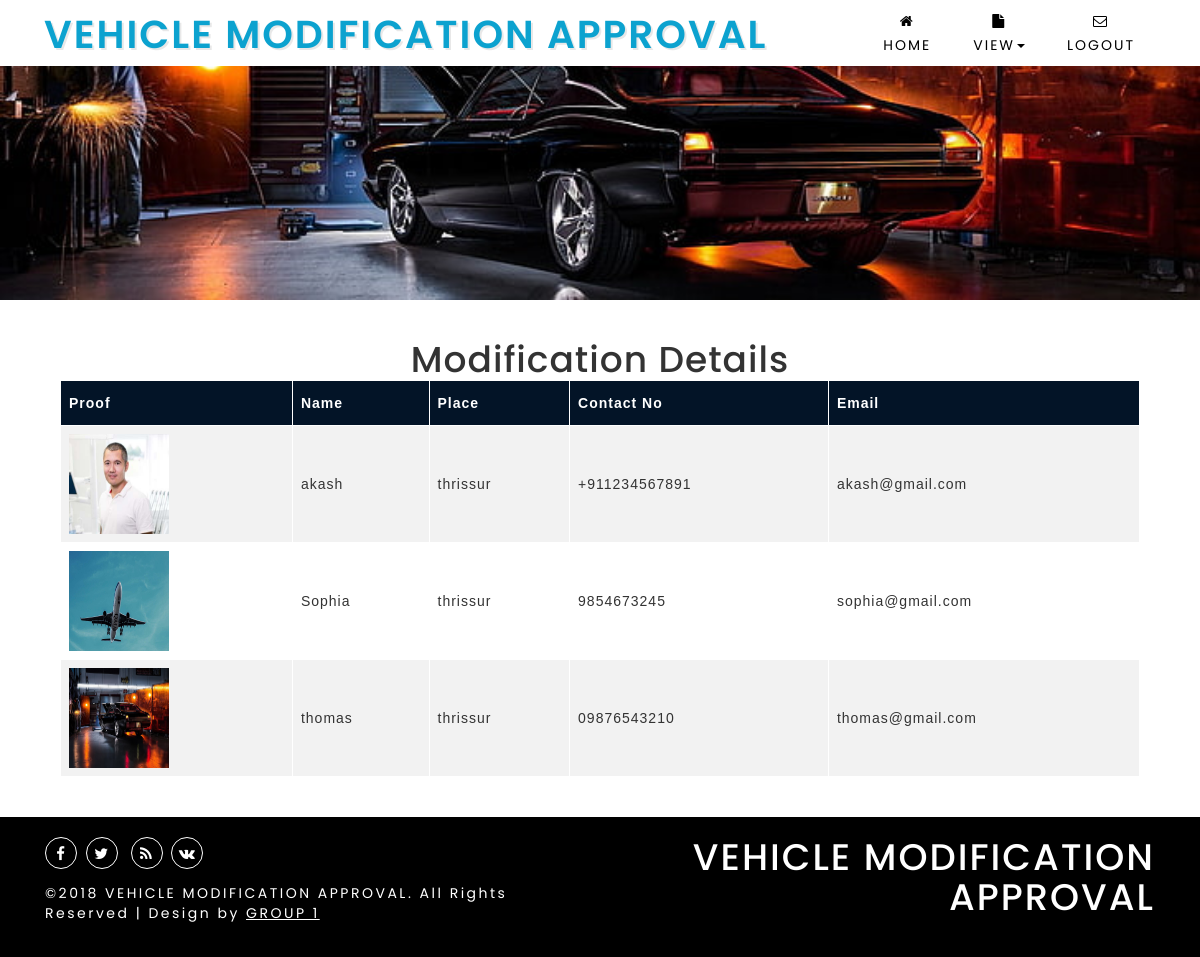
The page /vehicle/untitled.php on the database its author committed.
### tables this page shows
CREATE TABLE `shop` (
  `s_id` int(100) NOT NULL,
  `sl_id` int(100) NOT NULL,
  `s_name` varchar(100) NOT NULL,
  `s_place` varchar(100) NOT NULL,
  `s_phone` varchar(100) NOT NULL,
  `s_email` varchar(100) NOT NULL,
  `image` varchar(100) NOT NULL
);

### vehicle/untitled.php (the view, shortened to what this page needs)
  <?php
include 'db_connect.php';
include 'aheader.php';
?>
<br><br>
<center>
    <div><h1>Modification Details</h1></div></center>
<center><div style="width:90%; background-color: white; ">
<table id="customers">
  <tr>
    <th>Proof</th>
    <th>Name</th>
    <th>Place</th>
    <th>Contact No</th>
    <th>Email</th>
  </tr>
                    <?php
$s="SELECT * FROM shop";
      if(!$stmt=mysqli_query($con,$s))
      {
        die("Preparestatment error");
      }
      while ($row=mysqli_fetch_array($stmt))
       {
  $name=$row['s_name'];
 $image=$row['image'];
  $phone=$row['s_phone'];
  $email=$row['s_email'];
  $place=$row['s_place'];
                                ?>
                    <tr>
    <td><img src="images/<?php echo $image;?>" width="100px" height="100px"></td>
                                     <td><?php echo $name;?></td>
                                    <td><?php echo $place;?></td>
                                    <td><?php echo $phone;?></td>
                                    <td><?php echo $email;?></td>
  </tr>
  <?php
                             }
                             ?>
</table>
</div></center>
<br><br>
    <?php
    include 'footer.php';
    ?>

### vehicle/css/style.css (style rules this page uses)
html, body { padding: 0; margin: 0; background: #fff; letter-spacing: 1px; font-family: 'Poppins', sans-serif; }
h1, h2, h3, h4, h5, h6 { margin: 0; padding: 0; font-family: 'Poppins', sans-serif; letter-spacing: 1px; }

### vehicle/untitled.php (style rules this page uses)
#customers { font-family: Arial, Helvetica, sans-serif; border-collapse: collapse; width: 100%; }
#customers td, #customers th { border: 1px solid #fff; padding: 8px; }
#customers tr:nth-child(even) { background-color: #f2f2f2; }
#customers th { padding-top: 12px; padding-bottom: 12px; text-align: left; background-color: #031427; color: white; }

### rows shown on the page
shop: image (picture), s_name "akash", s_place "thrissur", s_phone "+911234567891", s_email "akash@gmail.com"
shop: image (picture), s_name "Sophia", s_place "thrissur", s_phone "9854673245", s_email "sophia@gmail.com"
shop: image (picture), s_name "thomas", s_place "thrissur", s_phone "09876543210", s_email "thomas@gmail.com"
